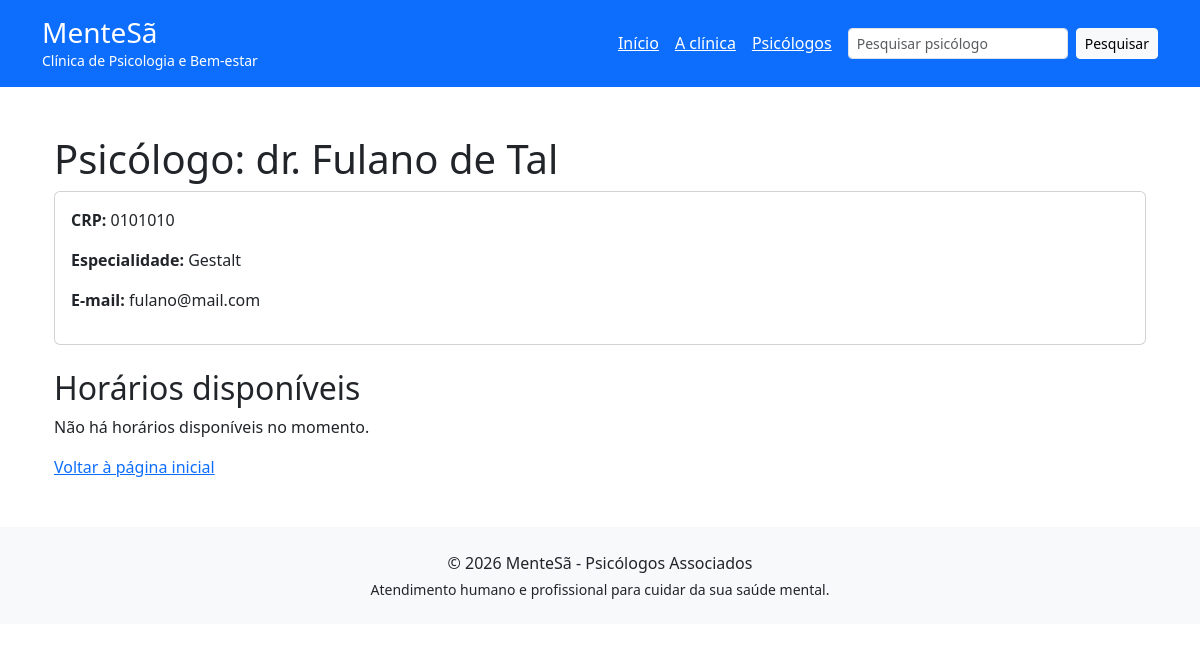
/psicologo/1/, run on an earlier commit of the app's database.
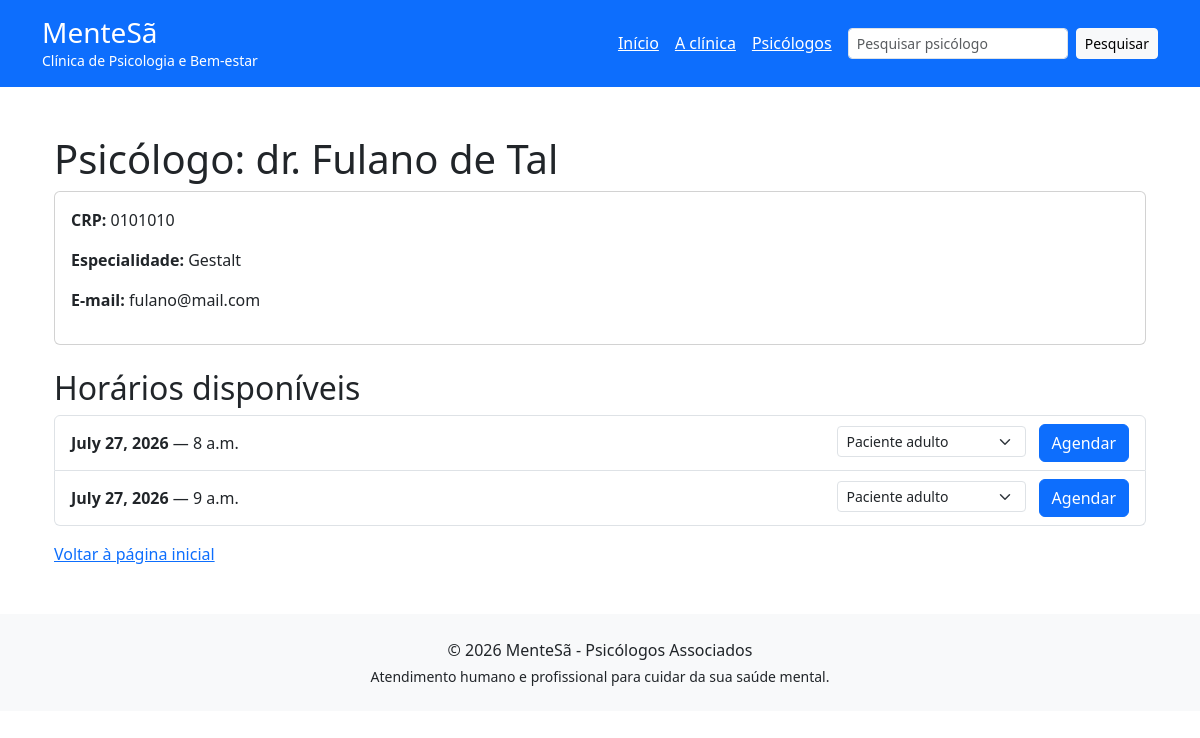
And on a later commit of the database.
### main/models.py (models this page shows, shortened)
class Psicologo(models.Model):
    crp = models.CharField(max_length=10)
    nome = models.CharField(max_length=25)
    email = models.EmailField()
    especialidades = models.ManyToManyField(Especialidade)
    def get_disponibilidades(self):
        disp = []
        for agenda in self.agenda_set.all():
            hoje = timezone.now().date()
            proximos = agenda.horario_set.filter(data__gte=hoje).filter(estado='d').order_by('data')[:15]
            disp.extend(proximos)
        return disp

class Especialidade(models.Model):
    nome = models.CharField(max_length=50)
    def __str__(self):
        return self.nome

class Horario(models.Model):
    agenda = models.ForeignKey(Agenda, on_delete=models.CASCADE)
    data = models.DateField()
    hora = models.TimeField()
    estado = models.CharField(max_length=1, choices=ESTADO_HORARIO, default='d')

### main/views.py (the view)
class DetalharPsicologoView(View):
    def get(self, request, *args, **kwargs):
        srv = PsicologoService()
        id = kwargs.get('psi_id')
        if not id:
            message.error(request, 'Identificador de psicólogo não fornecido.')
            return redirect('psicologos')
        contexto = srv.recupera_psicologo(id)
        if 'erro' in contexto:
            message.error(request, contexto['erro'])
            return redirect('psicologos')
        return render(request, 'main/agenda_psicologo.html', contexto)

### main/services.py (called while the page is built)
    def recupera_psicologo(self, id):
        try:
            p1 = Psicologo.objects.get(pk=id)
        except Psicologo.DoesNotExist:
            return {'erro': 'Psicólogo não encontrado.'}
        if p1:
            disp = p1.get_disponibilidades()
            return {'psicologo': p1, 'horarios': disp}

### main/templates/main/agenda_psicologo.html (shortened to what this page needs)
{% extends "base.html" %}
{% load static %}
{% block conteudo %}
	<div class="container">
		<h1>Psicólogo: {{ psicologo.nome }}</h1>
		<div class="card">
			<div class="card-body">
				<p><strong>CRP:</strong> {{ psicologo.crp }}</p>
                <p><strong>Especialidade:</strong> {{ psicologo.especialidades.all|join:", " }}</p>
				<p><strong>E-mail:</strong> {{ psicologo.email }}</p>
			</div>
		</div>
		<h2 style="margin-top:1.5rem">Horários disponíveis</h2>
		{% if horarios and horarios|length > 0 %}
			<div class="list-group">
				{% for horario in horarios %}
					<div class="list-group-item d-flex justify-content-between align-items-center">
						<div>
							<strong>{{ horario.data }}</strong> — {{ horario.hora }}
						</div>
						<div>
							<form method="post" action="{% url 'agendar_consulta' horario.id %}">
                                <select name="tipo" required class="form-select form-select-sm" style="width: auto; display: inline-block; margin-right: 0.5rem;">
                                    <option value="2" selected>Paciente adulto</option>
                                </select>
								<button type="submit" class="btn btn-primary">Agendar</button>
							</form>
						</div>
					</div>
				{% endfor %}
			</div>
		{% else %}
			<p>Não há horários disponíveis no momento.</p>
		{% endif %}
		<p style="margin-top:1rem"><a href="{% url 'home' %}">Voltar à página inicial</a></p>
	</div>
{% endblock %}

### main/templates/base.html (shortened to what this page needs)
<!DOCTYPE html>
<html lang="pt-br">
<head>
    <link rel="stylesheet" href="https://cdn.jsdelivr.net/npm/bootstrap@5.3.2/dist/css/bootstrap.min.css">
</head>
<body>
    <header class="bg-primary text-white py-3">
        <div class="container">
            <div class="d-flex justify-content-between align-items-center">
                <div>
                    <h1 class="h3 mb-0">MenteSã</h1>
                    <p class="small mb-0">Clínica de Psicologia e Bem-estar</p>
                </div>
                <nav class="d-flex align-items-center">
                    <a class="text-white me-3" href="/">Início</a>
                    <a class="text-white me-3" href="#">A clínica</a>
                    <a class="text-white me-3" href="{% url 'psicologos' %}">Psicólogos</a>
                    <form class="d-flex" method="get" action="{% url 'buscar_psicologo' %}" role="search">
                        <input name="nome" class="form-control form-control-sm me-2" type="search" placeholder="Pesquisar psicólogo" aria-label="Pesquisar psicólogo">
                        <button class="btn btn-sm btn-light" type="submit">Pesquisar</button>
                    </form>
                </nav>
            </div>
        </div>
    </header>
    <main class="container my-5">
        {% block conteudo %}
        {% endblock %}
    </main>
    <footer class="bg-light py-4 mt-auto">
        <div class="container text-center">
            <p class="mb-1">© {{ year|default:"2026" }} MenteSã - Psicólogos Associados</p>
            <p class="small mb-0">Atendimento humano e profissional para cuidar da sua saúde mental.</p>
        </div>
    </footer>
</body>
</html>

What changed in the data, as far as the page shows it:
added Horario: data "July 27, 2026", hora "8 a.m."
added Horario: data "July 27, 2026", hora "9 a.m."
Also different on the page:
text no longer shown: "Não há horários disponíveis no momento."
